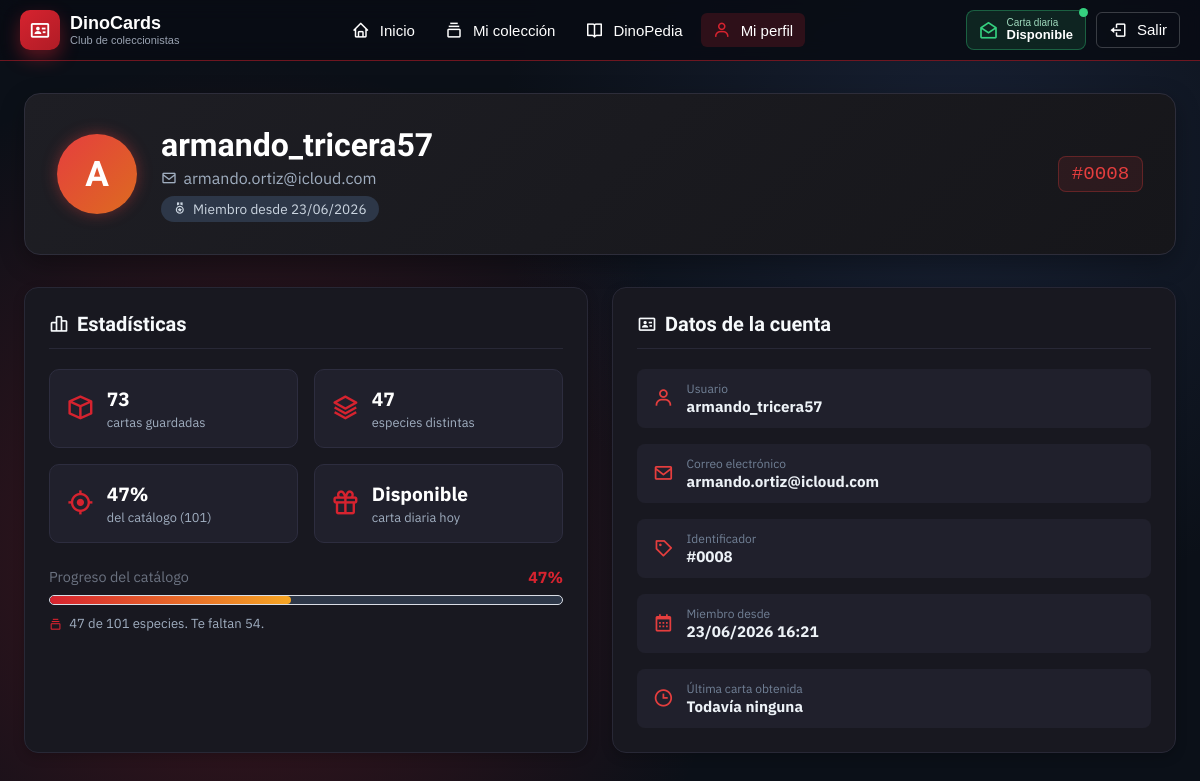
Page /perfil.php (signed in) on the committed database.
### tables this page shows
CREATE TABLE `usuarios` (
  `id` int NOT NULL AUTO_INCREMENT,
  `username` varchar(64) DEFAULT NULL,
  `email` varchar(256) DEFAULT NULL,
  `password_hash` varchar(1024) DEFAULT NULL,
  `fecha_registro` datetime DEFAULT NULL,
  `ultima_obtencion` datetime DEFAULT NULL,
  `carta_prueba` datetime DEFAULT NULL,
  PRIMARY KEY (`id`),
  UNIQUE KEY `username` (`username`),
  UNIQUE KEY `email` (`email`)
);

### src/AccesoDatos.php (called while the page is built, shortened)
<?php
function escapar($texto)
{
    return htmlspecialchars($texto ?? "", ENT_QUOTES, "UTF-8");
}

### perfil.php (the view, shortened to what this page needs)
<?php
require_once __DIR__ . "/src/AccesoDatos.php";
$usuario_id = (int) $_SESSION["usuario_id"];
$consulta = $conexion->prepare(
    "SELECT * FROM usuarios WHERE id = ?"
);
$consulta->bind_param("i", $usuario_id);
$consulta->execute();
$usuario = $consulta->get_result()->fetch_assoc();
$inicial = strtoupper(
    mb_substr($usuario["username"] ?? "", 0, 1, "UTF-8")
);
$consulta = $conexion->prepare(
    "SELECT
        COUNT(*) AS total,
        COUNT(DISTINCT dinosaurio_id) AS especies
     FROM colecciones
     WHERE usuario_id = ?"
);
$consulta->bind_param("i", $usuario_id);
$consulta->execute();
$resumen = $consulta->get_result()->fetch_assoc();
$total_cartas = (int) ($resumen["total"] ?? 0);
$total_especies = (int) ($resumen["especies"] ?? 0);
$resultado = $conexion->query(
    "SELECT COUNT(*) AS total FROM dinosaurios"
);
$total_catalogo = (int) $resultado->fetch_assoc()["total"];
$porcentaje = $total_catalogo > 0
    ? min(100, (int) round(
        $total_especies / $total_catalogo * 100
    ))
    : 0;
$faltan = max(0, $total_catalogo - $total_especies);
if ($porcentaje >= 100) {
    $nivel = "completo";
} elseif ($porcentaje >= 70) {
    $nivel = "alto";
} elseif ($porcentaje >= 40) {
    $nivel = "medio";
} else {
    $nivel = "bajo";
}
$registro = $usuario["fecha_registro"] ?? null;
$ultima = $usuario["ultima_obtencion"] ?? null;
$ya_obtenida_hoy = (
    $ultima !== null
    && substr((string) $ultima, 0, 10) === date("Y-m-d")
);
?>
<!DOCTYPE html>
<html lang="es">
<head>
    <link href="https://unpkg.com/boxicons@2.1.4/css/boxicons.min.css" rel="stylesheet">
    <link rel="stylesheet" href="styles/comun.css?v=<?= @filemtime(__DIR__ . '/styles/comun.css') ?>">
    <link rel="stylesheet" href="styles/perfil.css?v=<?= @filemtime(__DIR__ . '/styles/perfil.css') ?>">
</head>
<body>
<?php require "menu.php"; ?>
<main class="panel panel-perfil">
    <header class="panel-hero">
        <div class="avatar-hero" aria-hidden="true">
            <?= escapar($inicial) ?>
        </div>
        <section class="panel-hero-texto">
            <h2><?= escapar($usuario["username"]) ?></h2>
            <p>
                <i class="bx bx-envelope" aria-hidden="true"></i>
                <?= escapar($usuario["email"]) ?>
            </p>
            <span class="etiqueta">
                <i class="bx bx-medal" aria-hidden="true"></i>
                Miembro desde
                <?= $registro !== null
                    ? date("d/m/Y", strtotime($registro))
                    : "—" ?>
            </span>
        </section>
        <p
            class="perfil-id"
            title="Tu identificador de coleccionista"
        >
            #<?= sprintf("%04d", $usuario_id) ?>
        </p>
    </header>
    <div class="perfil-grid">
        <section
            class="tarjeta perfil-stats"
            aria-labelledby="stats-titulo"
        >
            <h2 id="stats-titulo">
                <i class="bx bx-bar-chart-alt-2" aria-hidden="true"></i>
                Estadísticas
            </h2>
            <ul class="stats-grid">
                <li class="stat">
                    <i class="bx bx-cube" aria-hidden="true"></i>
                    <div>
                        <strong><?= $total_cartas ?></strong>
                        <small>cartas guardadas</small>
                    </div>
                </li>
                <li class="stat">
                    <i class="bx bx-layer" aria-hidden="true"></i>
                    <div>
                        <strong><?= $total_especies ?></strong>
                        <small>especies distintas</small>
                    </div>
                </li>
                <li class="stat">
                    <i class="bx bx-target-lock" aria-hidden="true"></i>
                    <div>
                        <strong><?= $porcentaje ?>%</strong>
                        <small>
                            del catálogo (<?= $total_catalogo ?>)
                        </small>
                    </div>
                </li>
                <li class="stat">
                    <i class="bx bx-gift" aria-hidden="true"></i>
                    <div>
                        <strong>
                            <?= $ya_obtenida_hoy
                                ? "Abierta"
                                : "Disponible" ?>
                        </strong>
                        <small>carta diaria hoy</small>
                    </div>
                </li>
            </ul>
            <div class="contenedor-barra">
                <p class="barra-progreso">
                    <span>Progreso del catálogo</span>
                    <b><?= $porcentaje ?>%</b>
                </p>
                <div
                    class="barra"
                    role="progressbar"
                    aria-valuenow="<?= $porcentaje ?>"
                    aria-valuemin="0"
                    aria-valuemax="100"
                    aria-label="Progreso del catálogo"
                >
                    <span
                        class="barra-relleno nivel-<?= escapar($nivel) ?>"
                        style="width: <?= $porcentaje ?>%;"
                    ></span>
                </div>
                <p class="barra-detalle">
                    <?php if ($porcentaje >= 100): ?>
                        <i class="bx bx-trophy" aria-hidden="true"></i>
                        ¡Colección completa!
                        Tienes las <?= $total_catalogo ?> especies.
                    <?php else: ?>
                        <i class="bx bx-collection" aria-hidden="true"></i>
                        <?= $total_especies ?> de
                        <?= $total_catalogo ?> especies.
                        Te faltan <?= $faltan ?>.
                    <?php endif; ?>
                </p>
            </div>
        </section>
        <section
            class="tarjeta perfil-datos"
            aria-labelledby="datos-titulo"
        >
            <h2 id="datos-titulo">
                <i class="bx bx-id-card" aria-hidden="true"></i>
                Datos de la cuenta
            </h2>
            <ul class="datos-lista">
                <li>
                    <i class="bx bx-user" aria-hidden="true"></i>
                    <p>
                        <small>Usuario</small>
                        <b><?= escapar($usuario["username"]) ?></b>
                    </p>
                </li>
                <li>
                    <i class="bx bx-envelope" aria-hidden="true"></i>
                    <p>
                        <small>Correo electrónico</small>
                        <b><?= escapar($usuario["email"]) ?></b>
                    </p>
                </li>
                <li>
                    <i class="bx bx-purchase-tag" aria-hidden="true"></i>
                    <p>
                        <small>Identificador</small>
                        <b>#<?= sprintf("%04d", $usuario_id) ?></b>
                    </p>
                </li>
                <li>
                    <i class="bx bx-calendar" aria-hidden="true"></i>
                    <p>
                        <small>Miembro desde</small>
                        <b>
                            <?= $registro !== null
                                ? date("d/m/Y H:i", strtotime($registro))
                                : "—" ?>
                        </b>
                    </p>
                </li>
                <li>
                    <i class="bx bx-time" aria-hidden="true"></i>
                    <p>
                        <small>Última carta obtenida</small>
                        <b>
                            <?= $ultima !== null
                                ? date("d/m/Y H:i", strtotime($ultima))
                                : "Todavía ninguna" ?>
                        </b>
                    </p>
                </li>
            </ul>
        </section>
    </div>
</main>
</body>
</html>

### styles/comun.css (style rules this page uses)
* { box-sizing: border-box; }
:root { --rojo: #d6232f; --rojo-osc: #b01c26; --fondo: #0b1018; --texto: #111827; --gris: #6b7280; --borde: #d9dde5; }
body { margin: 0; font-family: Arial, Helvetica, sans-serif; min-height: 100vh; color: #ffffff; background: radial-gradient(circle at 20% 70%, rgba(214, 35, 47, .25), transparent 45%), radial-gradient(circle at 80% 20%, rgba(60, 80, 130, .25), transparent 40%), var(--fondo); }
main { max-width: 1000px; margin: 20px auto; padding: 0 15px; }
.tarjeta { background-color: #181820; border: 1px solid #282836; border-radius: 14px; padding: 1.5rem; box-shadow: 0 4px 12px rgba(0, 0, 0, 0.2); margin-bottom: 20px; }
.contenedor-barra { margin-top: 1rem; }
.barra-progreso { display: flex; justify-content: space-between; font-size: 0.9rem; margin-bottom: 0.5rem; color: var(--gris); }
.barra-progreso b { color: var(--rojo); font-size: 1rem; }
.barra { width: 100%; height: 10px; background: #2d3748; border-radius: 10px; overflow: hidden; display: block; border: 1px solid var(--borde); }
.barra-relleno { display: block; height: 100%; width: 0; background: linear-gradient(90deg, var(--rojo-osc), var(--rojo), #ff5b4d); border-radius: 10px; transition: width 0.4s ease; }
.barra-relleno.nivel-medio { background: linear-gradient(90deg, var(--rojo), #f6a623); }
.barra-detalle { margin: 0.6rem 0 0; font-size: 0.82rem; color: #a0aec0; }
.barra-detalle i { color: var(--rojo); margin-right: 4px; vertical-align: middle; }
h1, h2, h3 { color: var(--rojo-osc); }

### styles/perfil.css (style rules this page uses)
.panel { max-width: 1200px; margin: 2rem auto; padding: 0 1.5rem; }
.panel-perfil { font-family: 'IBM Plex Sans', sans-serif; color: #e2e8f0; }
.panel-hero { display: flex; align-items: center; gap: 1.5rem; background: linear-gradient(135deg, #1e1e24 0%, #16161a 100%); border: 1px solid #2d2d3a; border-radius: 16px; padding: 2rem; margin-bottom: 2rem; position: relative; box-shadow: 0 8px 24px rgba(0, 0, 0, 0.3); }
.avatar-hero { width: 80px; height: 80px; background: linear-gradient(135deg, #e53e3e, #dd6b20); border-radius: 50%; display: flex; align-items: center; justify-content: center; font-size: 2.2rem; font-weight: 800; color: #fff; font-family: 'Bricolage Grotesque', sans-serif; box-shadow: 0 0 15px rgba(229, 62, 62, 0.4); }
.panel-hero-texto h2 { font-family: 'Bricolage Grotesque', sans-serif; font-size: 2rem; margin: 0 0 0.25rem 0; color: #ffffff; }
.panel-hero-texto p { margin: 0 0 0.5rem 0; color: #a0aec0; display: flex; align-items: center; gap: 0.4rem; }
.etiqueta { display: inline-flex; align-items: center; gap: 0.4rem; background: #2d3748; color: #cbd5e0; padding: 0.25rem 0.75rem; border-radius: 20px; font-size: 0.85rem; }
.perfil-id { margin-left: auto; font-family: monospace; font-size: 1.2rem; color: #e53e3e; background: rgba(229, 62, 62, 0.1); padding: 0.4rem 0.8rem; border-radius: 8px; border: 1px solid rgba(229, 62, 62, 0.3); }
.perfil-grid { display: grid; grid-template-columns: repeat(auto-fit, minmax(320px, 1fr)); gap: 1.5rem; }
.tarjeta h2 { font-family: 'Bricolage Grotesque', sans-serif; font-size: 1.25rem; margin-top: 0; margin-bottom: 1.25rem; display: flex; align-items: center; gap: 0.5rem; color: #f7fafc; border-bottom: 1px solid #282836; padding-bottom: 0.75rem; }
.stats-grid { list-style: none; padding: 0; margin: 0 0 1.5rem 0; display: grid; grid-template-columns: 1fr 1fr; gap: 1rem; }
.stat { background: #20202c; padding: 1rem; border-radius: 10px; display: flex; align-items: center; gap: 0.75rem; border: 1px solid #2d2d3f; }
.stat i { font-size: 1.8rem; color: var(--rojo); }
.stat strong { display: block; font-size: 1.2rem; color: #ffffff; }
.stat small { color: #a0aec0; font-size: 0.8rem; }
.datos-lista { list-style: none; padding: 0; margin: 0; display: flex; flex-direction: column; gap: 1rem; }
.datos-lista li { display: flex; align-items: center; gap: 0.8rem; background: #20202c; padding: 0.75rem 1rem; border-radius: 8px; }
.datos-lista i { font-size: 1.3rem; color: #e53e3e; }
.datos-lista p { margin: 0; display: flex; flex-direction: column; }
.datos-lista small { color: #718096; font-size: 0.75rem; }
.datos-lista b { color: #edf2f7; font-size: 0.95rem; }

### rows in the picture
usuarios: username "A", username "armando_tricera57", email "armando.ortiz@icloud.com", fecha_registro "23/06/2026", fecha_registro "23/06/2026 16:21"

### other values in the picture
escapar($texto) "Inicio"
escapar($texto) "Mi colección"
escapar($texto) "DinoPedia"
escapar($texto) "Mi perfil"
$usuario_id "0008"
$total_cartas "73"
$total_especies "47"
$porcentaje "47"
$total_catalogo "101"
$faltan "54"
